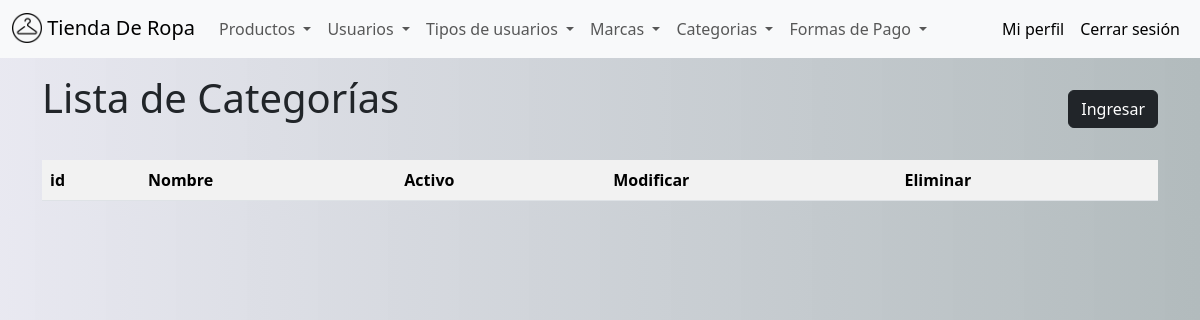
The page /staff/listarCategoria (signed in) on the database as committed earlier.
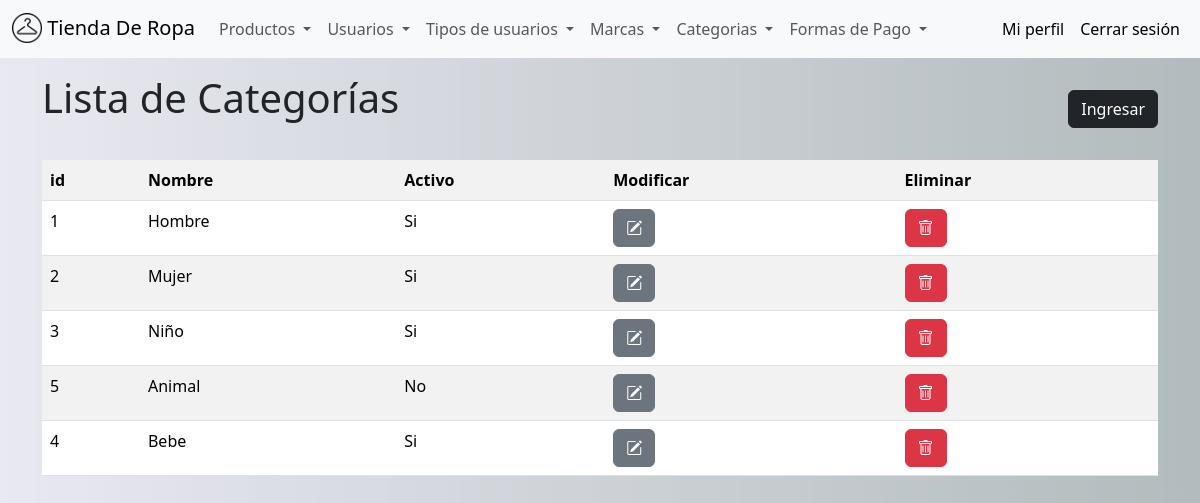
The same page on the database as committed later.
### productos/models.py (models this page shows, shortened)
class Categoria(models.Model):
    nombre = models.CharField(unique=True, max_length=100)
    activo = models.BooleanField()
    class Meta:
        verbose_name = 'Categoría'
        verbose_name_plural = 'Categorías'
        ordering = ['nombre']

### staff/views.py (the view)
# urls.py: path("listarCategoria", views.listarCategoria, name="listarCategoria"),
@el_usuario_no_es_cliente
@login_required(login_url='login')
def listarCategoria(request):
    listado = Categoria.objects.all()
    context = {"listado": listado}
    return render(request, "listarCategoria.html", context)

### staff/templates/listarCategoria.html
{%extends "base_staff.html"%}{%block tittle%}Categorías{%endblock%}
{%block titulolista%}Lista de Categorías{%endblock%}
{%block urlboton%}{%url 'guardarCategoria'%}{%endblock%}
{%block content%}
<table class="table table-responsive table-striped">
    <tr>
        <th><label>id</label></th>
        <th><label>Nombre</label></th>
        <th><label>Activo</label></th>
        <th><label>Modificar</label></th>
        <th><label>Eliminar</label></th>
    </tr>
{% for item in listado %}
    <tr>
        <td><label>{{ item.pk }}</label></td>
        <td><label>{{ item.nombre | capfirst }}</label></td>
        <td><label>{{ item.activo |yesno:"Si,No" }}</label></td>
        <td><a href="{% url 'buscarCategoria' pk=item.id %}" class="btn btn-secondary"><i class="bi bi-pencil-square"></i></a></td>
        <td><a href="{% url 'eliminarCategoria' pk=item.id %}" class="btn btn-danger"><i class="bi bi-trash"></i></a></td>
    </tr>
{% endfor %}
</table>
{%endblock%}

### staff/templates/base_staff.html (shortened to what this page needs)
{% load static %}
<!DOCTYPE html>
<html lang="es">
<head>
  <link href="https://cdn.jsdelivr.net/npm/bootstrap@5.3.3/dist/css/bootstrap.min.css" rel="stylesheet"
>
  <link rel="stylesheet" href="https://cdn.jsdelivr.net/npm/bootstrap-icons@1.11.3/font/bootstrap-icons.min.css">
  <link rel="stylesheet" href="{% static 'css/style.css' %}">
</head>
<body>
  <nav class="navbar navbar-expand-lg bg-body-tertiary">
    <div class="container-fluid">
      <a class="navbar-brand" href="{% url 'homeStaff'%}">
        <img src="{% static 'img/keloke.png' %}" alt="imagen" class="logo">
        Tienda De Ropa
      </a>
      <div class="collapse navbar-collapse" id="navbarSupportedContent">
        <ul class="navbar-nav me-auto mb-2 mb-lg-0">
          <li class="nav-item">
            <li class="nav-item dropdown">
              <a class="nav-link dropdown-toggle" href="#" role="button" data-bs-toggle="dropdown" aria-expanded="false">
                Productos
              </a>
            </li>
          </li>
          <li class="nav-item">
            <li class="nav-item dropdown">
              <a class="nav-link dropdown-toggle" href="#" role="button" data-bs-toggle="dropdown" aria-expanded="false">
                Usuarios
              </a>
            </li>
          </li>
          <li class="nav-item">
            <li class="nav-item dropdown">
              <a class="nav-link dropdown-toggle" href="#" role="button" data-bs-toggle="dropdown" aria-expanded="false">
                Tipos de usuarios
              </a>
            </li>
          </li>
          <li class="nav-item">
            <li class="nav-item dropdown">
              <a class="nav-link dropdown-toggle" href="#" role="button" data-bs-toggle="dropdown" aria-expanded="false">
                Marcas
              </a>
            </li>
          </li>
          <li class="nav-item">
            <li class="nav-item dropdown">
              <a class="nav-link dropdown-toggle" href="#" role="button" data-bs-toggle="dropdown" aria-expanded="false">
                Categorias
              </a>
            </li>
          </li>
          <li class="nav-item">
            <li class="nav-item dropdown">
              <a class="nav-link dropdown-toggle" href="#" role="button" data-bs-toggle="dropdown" aria-expanded="false">
                Formas de Pago
              </a>
            </li>
          </li>
        </ul>
        <ul class="navbar-nav ms-auto mb-2 mb-lg-0">
          {% if request.session.user_id %}
              <li><a class="nav-link active" aria-current="page" href="{% url 'profile' %}">Mi perfil</a></li>
              <li><a class="nav-link active" aria-current="page" href="{% url 'logout' %}">Cerrar sesión</a></li>
              {% else %}
              <li><a class="nav-link active" aria-current="page" href="{% url 'login' %}">Iniciar sesión</a></li>
              <li><a class="nav-link active" aria-current="page" href="{% url 'registration' %}">Registrarse</a></li>
          {% endif %}
        </ul>
      </div>
    </div>
  </nav>
  <div class="container">{%block upperpartlista%}
    <div class="row my-3">
      <div class="col">
          <h1><label>{%block titulolista%}Titulo{%endblock%}</label></h1>
      </div>
      <div class="col">
          <a href="{%block urlboton%}{%endblock%}" class="btn btn-dark my-3 float-end">Ingresar</a>
      </div>
  </div>
  {%endblock%}</div>
  <div class="container">{%block content%}{%endblock%}</div>
</body>
</html>

### static/css/style.css (style rules this page uses)
body { background: rgb(2,0,36); background: linear-gradient(90deg, rgba(2,0,36,1) 0%, rgba(231,231,240,0.9332107843137255) 0%, rgba(178,187,189,1) 100%); }
.logo { transform: translateY(-2px); width: 30px; height: 30px; }

Rows that differ between the two databases and show on the page:
added Categoria: pk "1", nombre "Hombre", activo "Si"
added Categoria: pk "2", nombre "Mujer", activo "Si"
added Categoria: pk "3", nombre "Niño", activo "Si"
added Categoria: pk "5", nombre "Animal", activo "No"
added Categoria: pk "4", nombre "Bebe", activo "Si"
